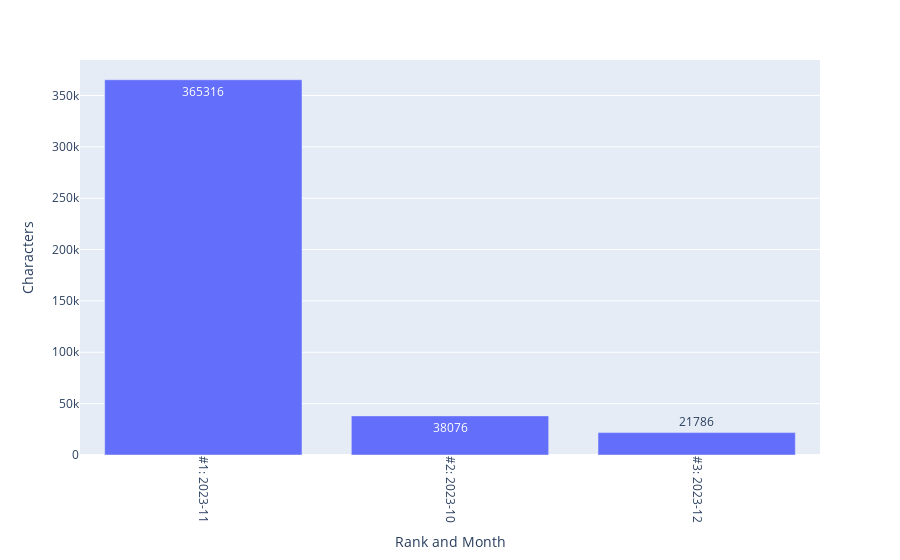

Here is the notebook cell this chart was saved with:
### Code cell
fig_top_months_by_characters = px.bar(df_top_months_by_characters, 
x = 'Rank and Month', y = 'Characters', text = 'Characters')
fig_top_months_by_characters.update_xaxes(tickangle = 90)
fig_top_months_by_characters.write_html(
    'Analyses/top_months_by_characters.html')
fig_top_months_by_characters.write_image(
    'Analyses/top_months_by_characters.png', 
    width = 1920, height = 1080, engine = 'kaleido', scale = 2)
fig_top_months_by_characters

### Figure 1 — Plotly figure (JSON) as saved in the notebook; plotly's stock layout.template omitted (floating-point values rounded to 4 significant figures)
{"data": [{"alignmentgroup": "True", "hovertemplate": "Rank and Month=%{x}<br>Characters=%{text}<extra></extra>", "legendgroup": "", "marker": {"color": "#636efa", "pattern": {"shape": ""}}, "name": "", "offsetgroup": "", "orientation": "v", "showlegend": false, "text": [365316, 38076, 21786], "textposition": "auto", "type": "bar", "x": ["#1: 2023-11", "#2: 2023-10", "#3: 2023-12"], "xaxis": "x", "y": [365316, 38076, 21786], "yaxis": "y"}], "layout": {"barmode": "relative", "legend": {"tracegroupgap": 0}, "margin": {"t": 60}, "xaxis": {"anchor": "y", "domain": [0, 1], "tickangle": 90, "title": {"text": "Rank and Month"}}, "yaxis": {"anchor": "x", "domain": [0, 1], "title": {"text": "Characters"}}}}
